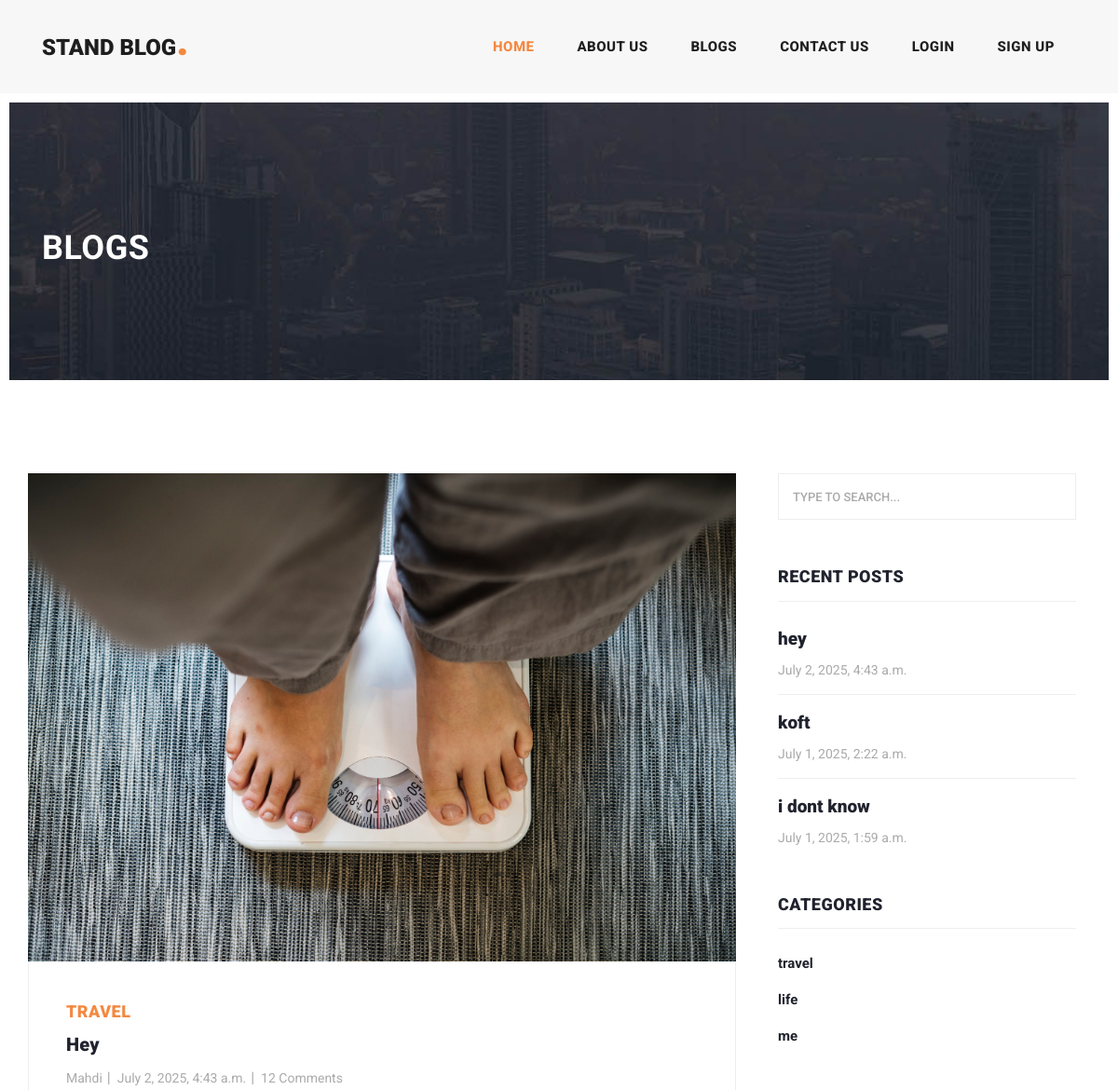
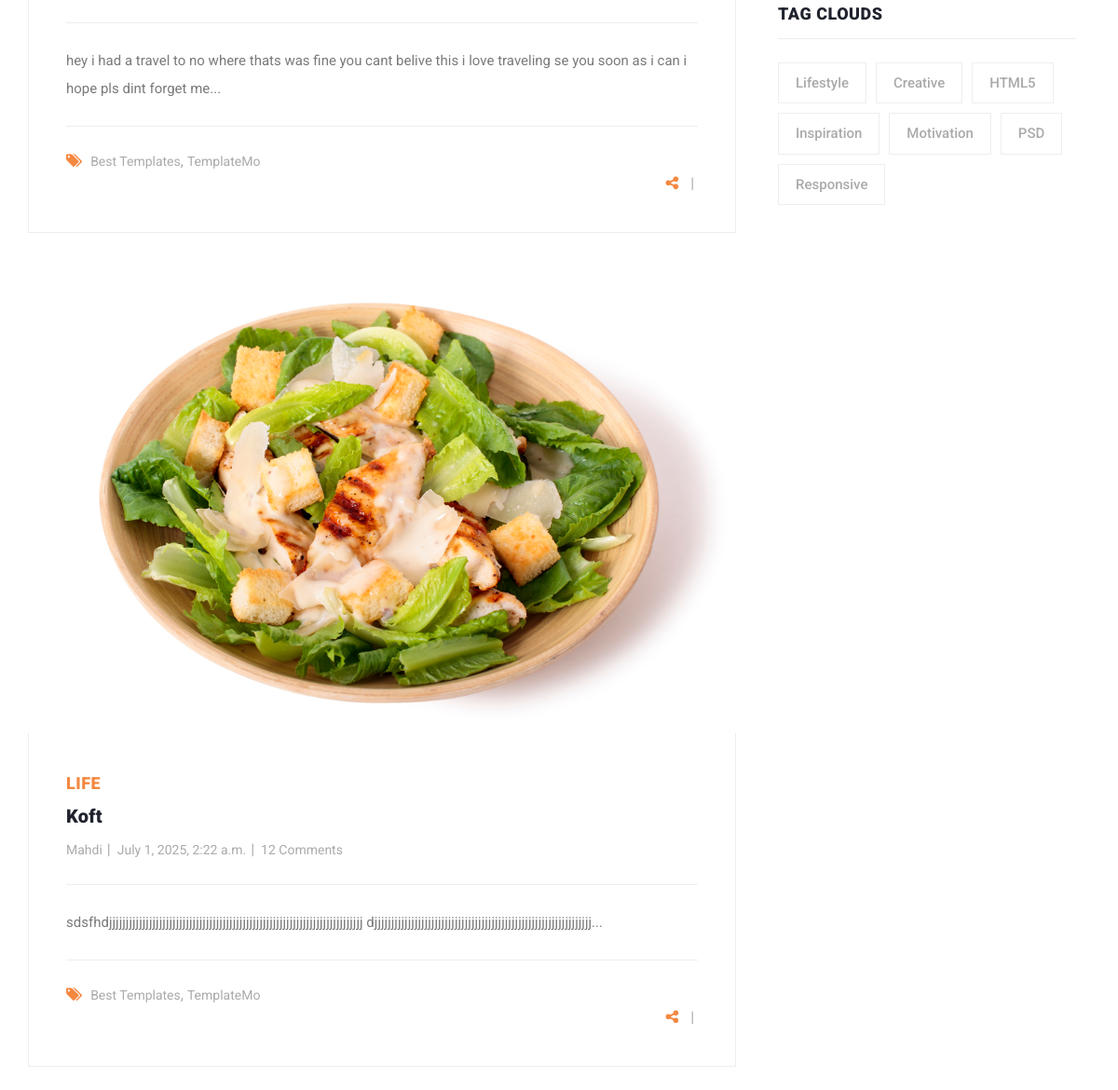
/blogs/ (upper part), run on an earlier commit of the app's database (2 pictures, top to bottom).
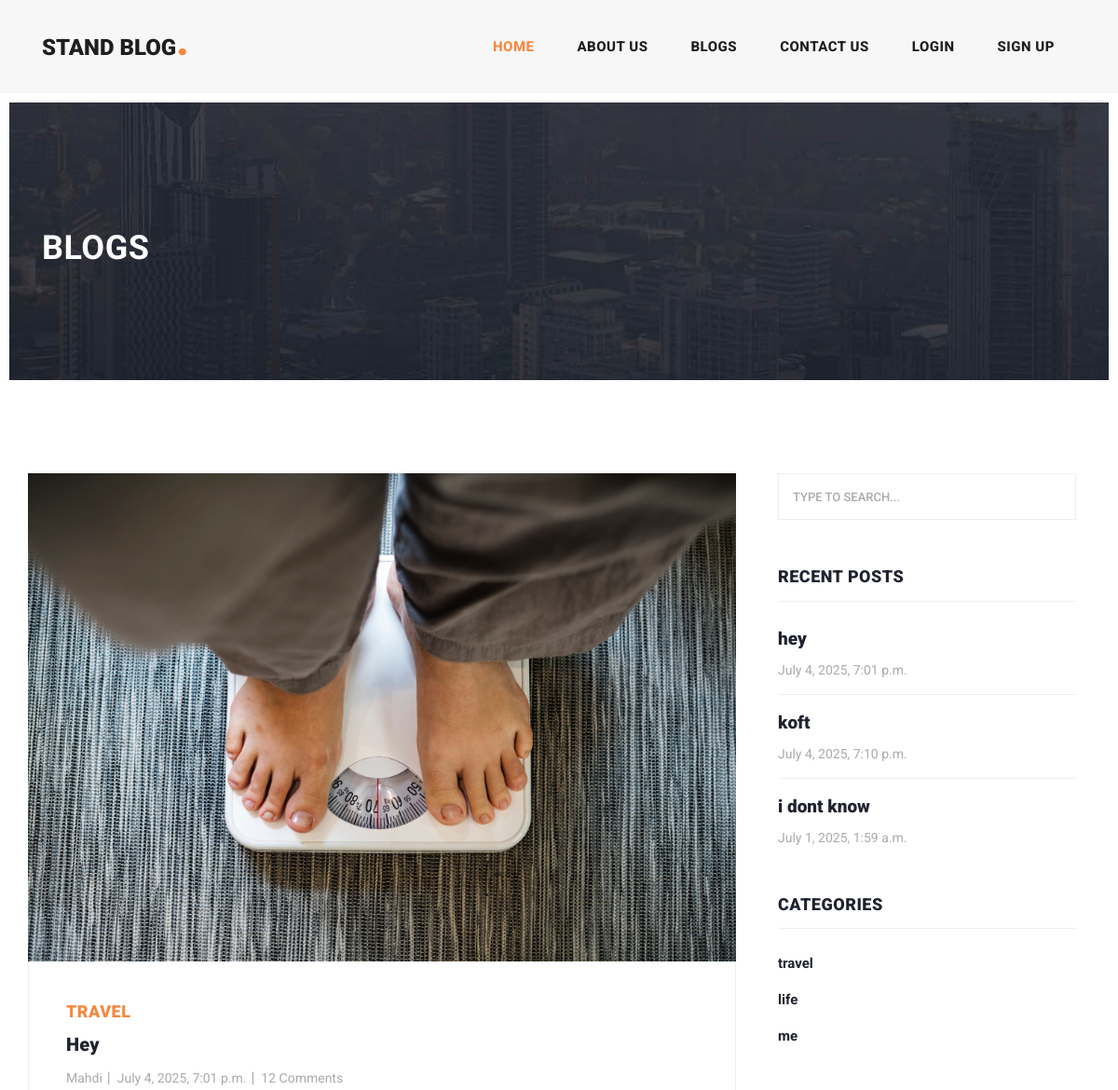
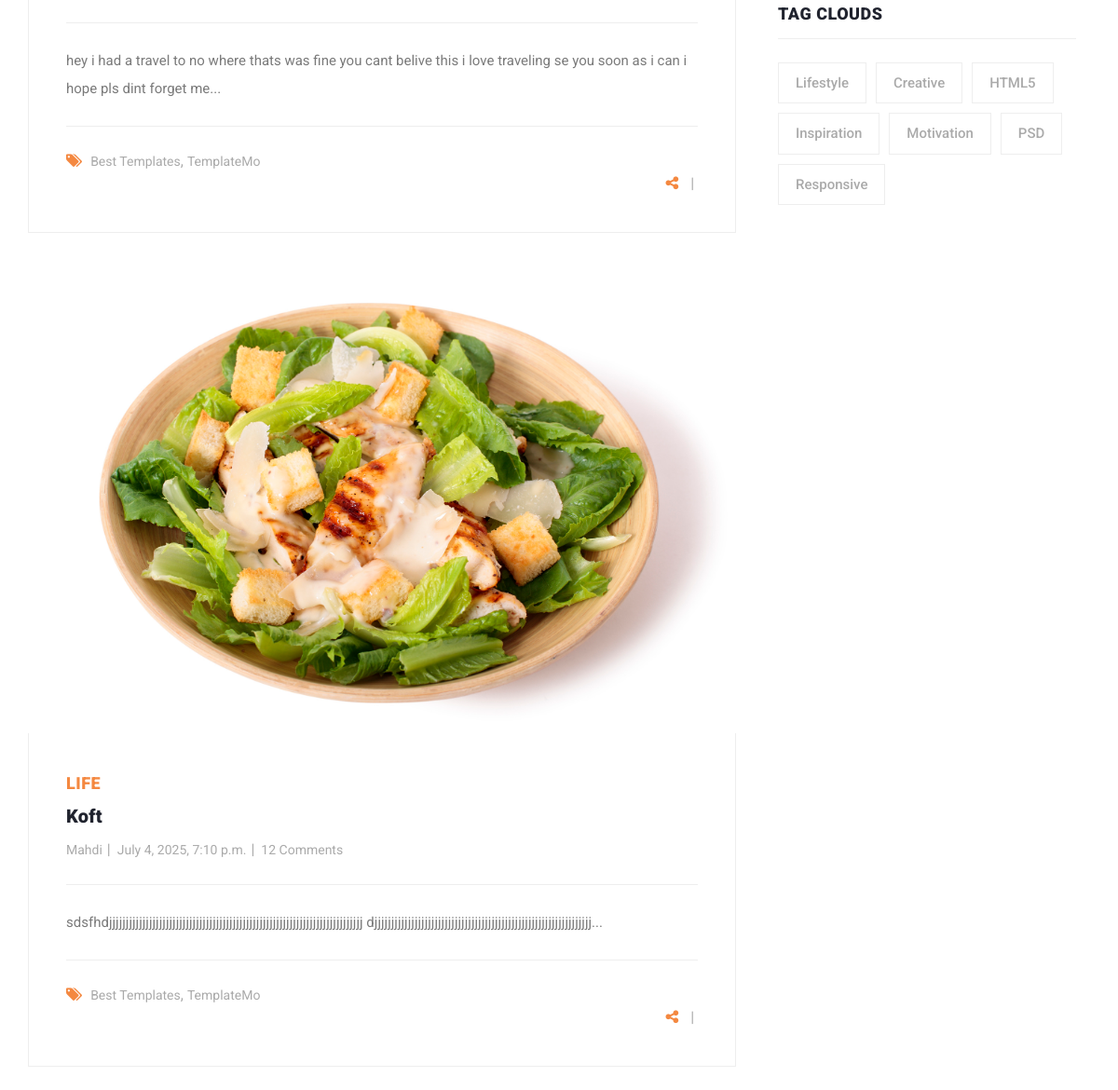
And on a later commit of the database (2 pictures, top to bottom).
### homePageApp/models.py (models this page shows, shortened)
class blog(models.Model):
    title = models.CharField(max_length=100)
    category = models.ManyToManyField(category)
    content = models.TextField()
    description = models.TextField(editable=True,blank=True ,help_text="its gonna be auto full")
    author = models.ForeignKey(User,on_delete=models.SET_NULL, null=True)
    created_at = models.DateTimeField(auto_now_add=True)
    updated_at = models.DateTimeField(auto_now=True)
    image=models.ImageField(upload_to="images/blogs")
    views = models.IntegerField(default=0)
    slug=models.SlugField(null=True,unique=True,blank=True)
    class Meta:
        ordering=['-created_at']
        verbose_name="post"
        verbose_name_plural= verbose_name+"s"
    def url(self):
        return reverse('blog_with_id',args=[self.slug])

class category(models.Model):
    name=models.CharField(max_length=50,unique=True)
    def __str__(self):
        return self.name

### homePageApp/views.py (the view)
# urls.py: path('blogs/',views.blogs,name="blogs"),
def blogs(request):
    blogs=blogg.objects.all()
    context={'blogs':blogs,'title':'blogs'}
    return render(request,"homePageApp/blog.html",context)

### context/context_processors.py (called while the page is built)
def recentBlog(request):
    recent_blogs=blog.objects.all().order_by('-created_at')
    recent_blogs=recent_blogs[:3]
    return {'recent_blog':recent_blogs}

def categories(request):
    categorie=category.objects.all()
    return{'category':categorie}

### homePageApp/templates/homePageApp/blog.html (shortened to what the changed rows need)
{% load static %}
{% load social_share %}
<!DOCTYPE html>
<html lang="en">
  <head>
    <link
      href="{% static 'vendor/bootstrap/css/bootstrap.min.css' %}"
      rel="stylesheet"
    />
    <link rel="stylesheet" href="{% static 'css/fontawesome.css' %}" />
    <link
      rel="stylesheet"
      href="{% static 'css/templatemo-stand-blog.css' %}"
    />
    <link rel="stylesheet" href="{% static 'css/owl.css' %}" />
  </head>
  <body>
    {% include "homePageApp/header.html" %}
    <div class="heading-page header-text">
      <section class="page-heading">
        <div class="container">
          <div class="row">
            <div class="col-lg-12">
              <div class="text-content">
                <h2>{{title}}</h2>
              </div>
            </div>
          </div>
        </div>
      </section>
    </div>
    <section class="blog-posts grid-system">
      <div class="container">
        <div class="row">
          <div class="col-lg-8">
            <div class="all-blog-posts">
              <div class="row">
                <div class="col-lg-20">
                    <div class="blog-post" style="width:100%;">
                      {% for blog in blogs %}
                      <div class="blog-post">
                        <div class="blog-thumb">
                          <img
                            src="{{ blog.image.url }}"
                            alt="{{ blog.title }}"
                          />
                        </div>
                        <div class="down-content">
                          <span>{{blog.category.all.0}}</span>
                          <a href="{% url 'blog_with_id' blog.id %}"
                            ><h4>{{blog.title}}</h4></a
                          >
                          <ul class="post-info">
                            <li><a href="#">{{blog.author}}</a></li>
                            <li><a href="#">{{blog.updated_at}}</a></li>
                            <li><a href="#">12 Comments</a></li>
                          </ul>
                          <p>{{blog.description}}</p>
                          <div class="post-options">
                            <div class="row">
                              <div class="col-lg-12">
                                <ul class="post-tags">
                                  <li><i class="fa fa-tags"></i></li>
                                  <li><a href="#">Best Templates</a>,</li>
                                  <li><a href="#">TemplateMo</a></li>
                                </ul>
                                {%include "homePageApp/socials.html"%}
                              </div>
                            </div>
                          </div>
                        </div>
                      </div>
                      {% endfor %} {% comment %} end of post {% endcomment %}
                  </div>
                </div>
              </div>
            </div>
          </div>
          <div class="col-lg-4">
            <div class="sidebar">
              <div class="row">
                <div class="col-lg-12">
                  <div class="sidebar-item recent-posts">
                    <div class="sidebar-heading">
                      <h2>Recent Posts</h2>
                    </div>
                    <div class="content">
                      {% include "homePageApp/recentPost.html"%}
                    </div>
                  </div>
                </div>
                <div class="col-lg-12">
                  <div class="sidebar-item categories">
                    <div class="sidebar-heading">
                      <h2>Categories</h2>
                    </div>
                  </div>
                </div>
                <div class="col-lg-12">
                  <div class="sidebar-item tags">
                    <div class="sidebar-heading">
                      <h2>Tag Clouds</h2>
                    </div>
                  </div>
                </div>
              </div>
            </div>
          </div>
        </div>
      </div>
    </section>
  </body>
</html>

### homePageApp/templates/homePageApp/socials.html (shortened to what this page needs)
{% load social_share%}
<ul class="post-share">
  <li><i class="fa fa-share-alt"></i></li>
  <li>|</li>
</ul>

### homePageApp/templates/homePageApp/recentPost.html
{% load static%} {% comment %} recent posts {% endcomment %}
<ul>
  {% for blog in recent_blog %}
  <li>
    <a href="{{blog.url}}">
      <h5>{{blog.title}}</h5>
      <span>{{blog.updated_at}}</span>
    </a>
  </li>
  {% endfor %}
</ul>

What changed in the data, as far as the page shows it:
changed blog "Hey": updated_at "July 2, 2025, 4:43 a.m." → "July 4, 2025, 7:01 p.m."
changed blog "Koft": updated_at "July 1, 2025, 2:22 a.m." → "July 4, 2025, 7:10 p.m."
